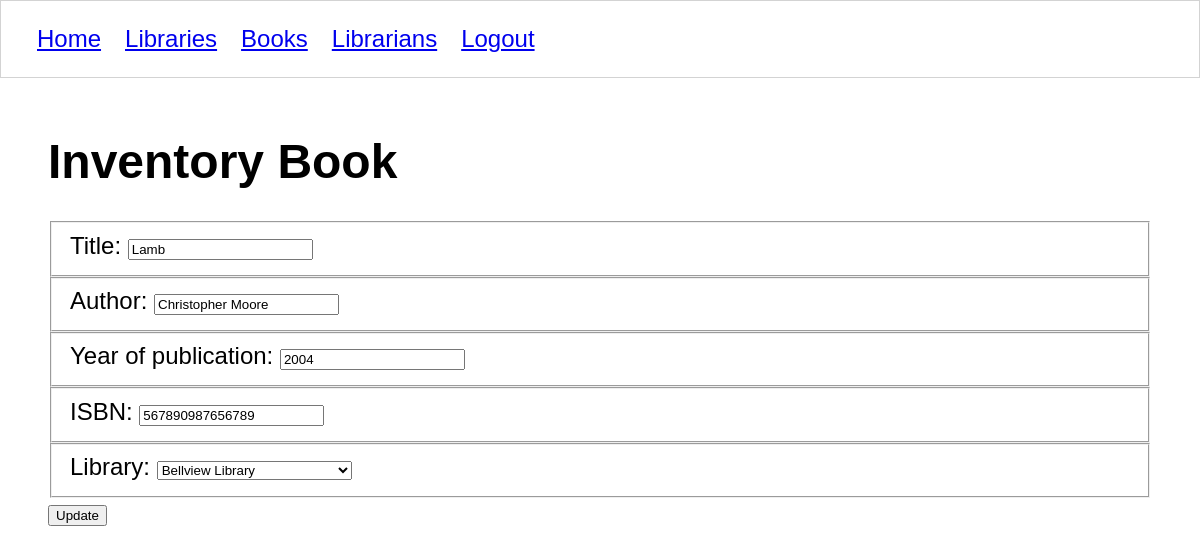
The page /books/1/form/ (signed in) on the database its author committed.
### libraryapp/models/book.py (models this page shows, shortened)
class Book(models.Model):
    title = models.CharField(max_length = 50)
    ISBN = models.CharField(max_length=100)
    author = models.CharField(max_length=50)
    year_published = models.IntegerField()
    location = models.ForeignKey(Library, on_delete=models.CASCADE)
    librarian = models.ForeignKey(Librarian, on_delete=models.CASCADE)

### libraryapp/models/library.py (models this page shows, shortened)
class Library(models.Model):
    title = models.CharField(max_length = 50)
    address = models.CharField(max_length=50)

### libraryapp/views/books/form.py (the view)
# urls.py: path('books/<int:book_id>/form/', book_edit_form, name='book_edit_form'),
@login_required
def book_edit_form(request, book_id):
    if request.method == 'GET':
        book = get_book(book_id)
        libraries = get_libraries()
        template = 'books/form.html'
        context = {
            'book': book,
            'all_libraries': libraries
        }
        return render(request, template, context)

### libraryapp/models/modelfactory.py (called while the page is built)
def model_factory(model_type):
    def create(cursor, row):
        instance = model_type()
        smart_row = sqlite3.Row(cursor, row)
        for col in smart_row.keys():
            setattr(instance, col, smart_row[col])
        return instance
    return create

### libraryapp/views/books/details.py (called while the page is built)
def get_book(book_id):
    with sqlite3.connect(Connection.db_path) as conn:
        conn.row_factory = create_book
        db_cursor = conn.cursor()
        db_cursor.execute("""
        SELECT
            b.id book_id,
            b.title,
            b.ISBN,
            b.author,
            b.year_published,
            b.librarian_id,
            b.location_id,
            li.id librarian_id,
            u.first_name,
            u.last_name,
            loc.id library_id,
            loc.title library_name
        FROM libraryapp_book b
        JOIN libraryapp_librarian li ON b.librarian_id = li.id
        JOIN libraryapp_library loc ON b.location_id = loc.id
        JOIN auth_user u ON u.id = li.user_id
        WHERE b.id = ?
        """, (book_id,))
        return db_cursor.fetchone()

def create_book(cursor, row):
    _row = sqlite3.Row(cursor, row)
    book = Book()
    book.id = _row["book_id"]
    book.author = _row["author"]
    book.ISBN = _row["ISBN"]
    book.title = _row["title"]
    book.year_published = _row["year_published"]
    librarian = Librarian()
    librarian.id = _row["librarian_id"]
    librarian.first_name = _row["first_name"]
    librarian.last_name = _row["last_name"]
    library = Library()
    library.id = _row["library_id"]
    library.title = _row["library_name"]
    book.librarian = librarian
    book.location = library
    return book

### libraryapp/views/books/form.py (called while the page is built)
def get_libraries():
    with sqlite3.connect(Connection.db_path) as conn:
        conn.row_factory = model_factory(Library)
        db_cursor = conn.cursor()
        db_cursor.execute("""
        select
            l.id,
            l.title,
            l.address
        from libraryapp_library l
        """)
        return db_cursor.fetchall()

### libraryapp/templates/books/form.html (shortened to what this page needs)
{% extends 'shared/base.html' %}
{% block content %}
<h1>Inventory Book</h1>
    {% if book.id is not None %}
        <form action="{% url 'libraryapp:book' book.id %}" method="post">
    {% else %}
        <form action="{% url 'libraryapp:books' %}" method="post">
    {% endif %}
        <fieldset>
            <label for="title">Title: </label>
            <input id="title" type="text" name="title" value="{{ book.title }}">
        </fieldset>
        <fieldset>
            <label for="author">Author: </label>
            <input id="author" type="text" name="author" value="{{ book.author }}">
        </fieldset>
        <fieldset>
            <label for="year_published">Year of publication: </label>
            <input id="year_published" type="number" name="year_published" value="{{ book.year_published }}">
        </fieldset>
        <fieldset>
            <label for="ISBN">ISBN: </label>
            <input id="ISBN" type="text" name="ISBN" value="{{ book.ISBN }}">
        </fieldset>
        <fieldset>
            <label for="location">Library: </label>
            <select id="location" type="text" name="location">
                {% for library in all_libraries %}
                <option {% if library.id == book.location_id %}selected{% endif %} value="{{ library.id }}">
                    {{ library.title }}</option>
                {% endfor %}
            </select>
        </fieldset>
        {% if book.id is not None %}
            <input type="submit" value="Update" />
        {% else %}
            <input type="submit" value="Create" />
        {% endif %}
    </form>
{% endblock %}

### libraryapp/static/styles/base.css (style rules this page uses)
body { margin: 0; padding: 0; font-size: 1.5em; font-family: 'Gill Sans', 'Gill Sans MT', Calibri, 'Trebuchet MS', sans-serif; }

### rows shown on the page
Book: title "Lamb", author "Christopher Moore", year_published "2004", ISBN "567890987656789", location "Bellview Library"
